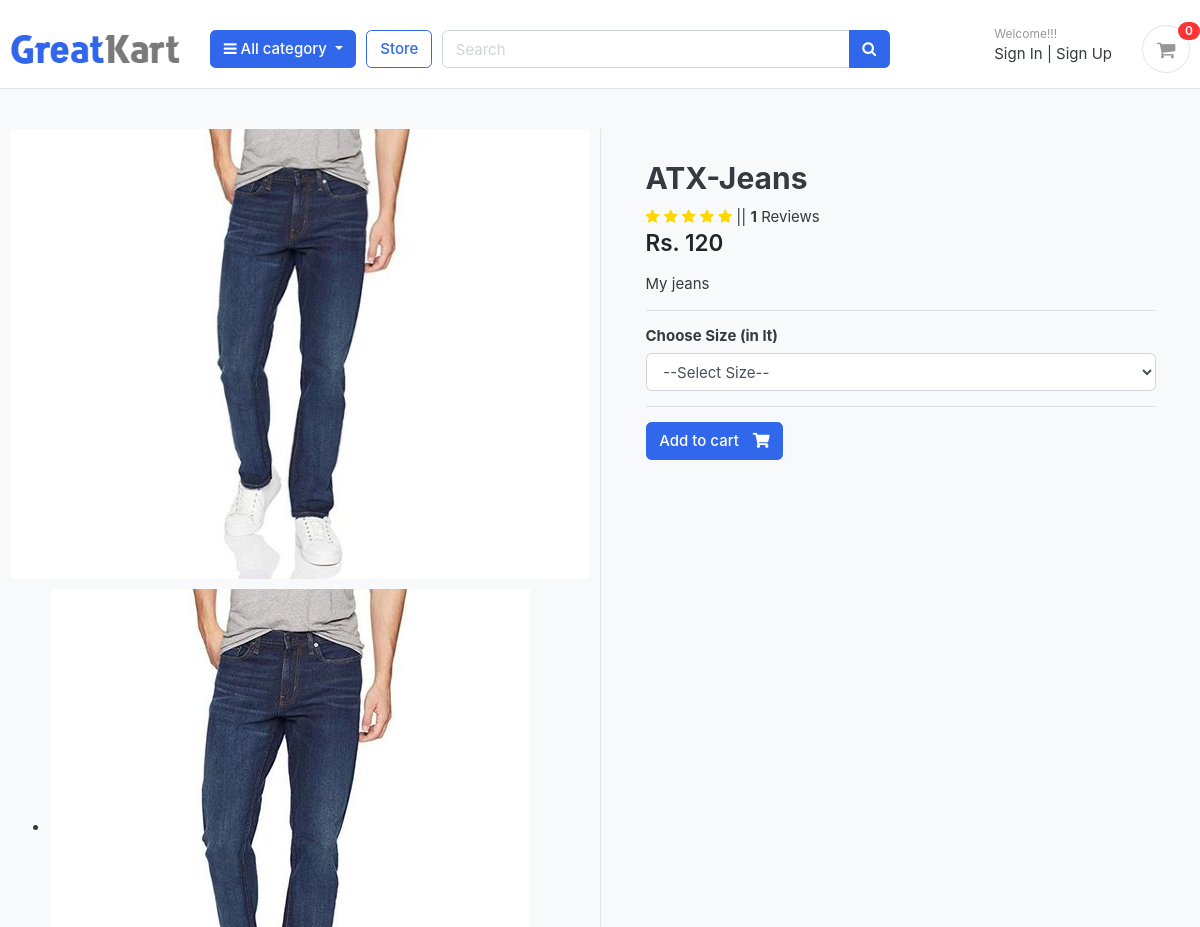
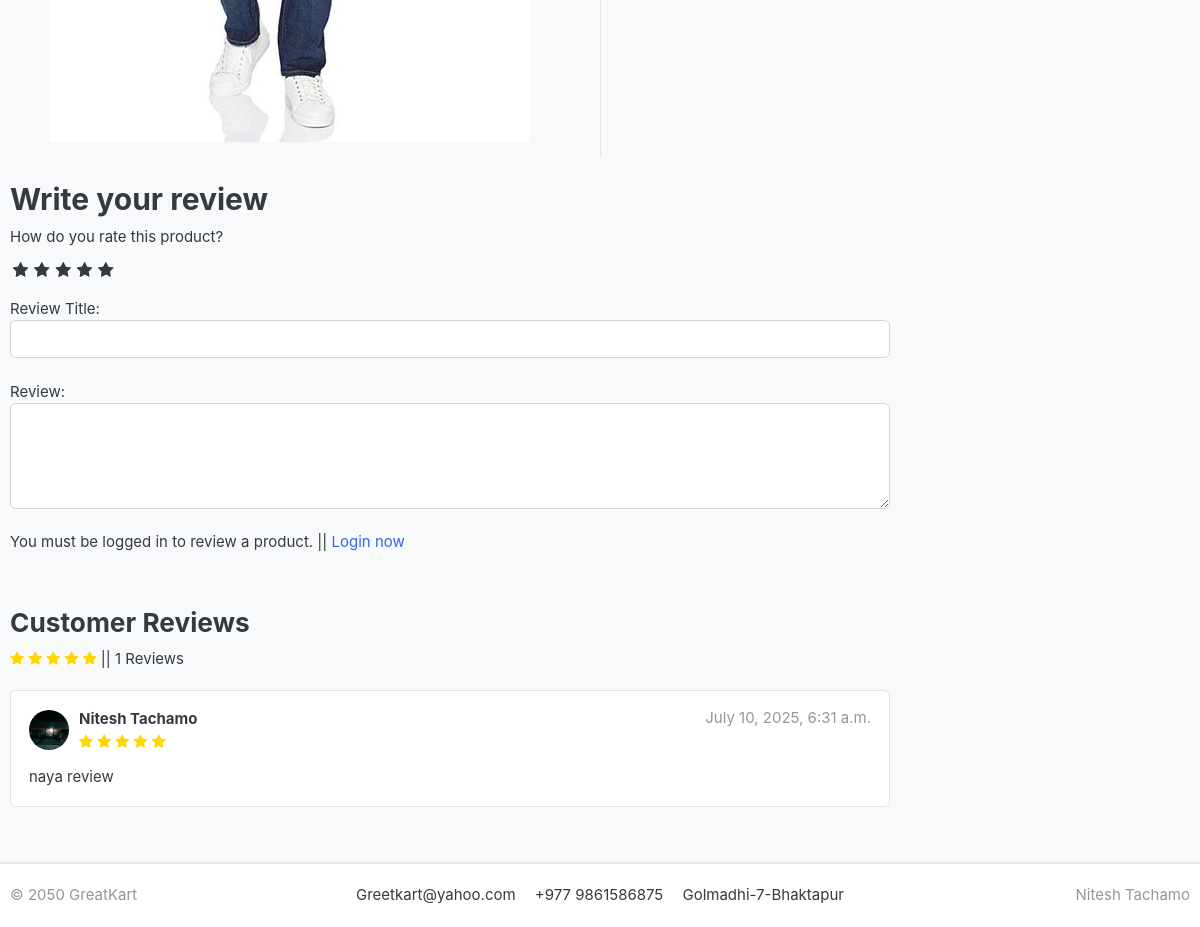
Screenshot of /store/category/shoes/atx-jeans/ with the database file from the repository (2 pictures, top to bottom).
### store/models.py (models this page shows, shortened)
class Product(models.Model):
    product_name=models.CharField(max_length=200,unique=True)
    slug=models.SlugField(max_length=255,unique=True)
    description =models.TextField(max_length=500,blank=True)
    price=models.IntegerField()
    images=models.ImageField(upload_to='photos/products')
    stock=models.IntegerField()
    is_available=models.BooleanField(default=True)
    category =models.ForeignKey(Category,on_delete=models.CASCADE)
    created_date=models.DateTimeField(auto_now_add=True)
    modified_date=models.DateTimeField(auto_now=True)
    rating = models.FloatField(default=0.0)  # Out of 5
    click_count = models.PositiveIntegerField(default=0)
    def averageReview(self):
        reviews = ReviewRating.objects.filter(product=self, status=True).aggregate(average=Avg('rating'))
        avg = 0
        if reviews['average'] is not None:
            avg = float(reviews['average'])
        return avg
    def countReview(self):
        return ReviewRating.objects.filter(product=self, status=True).count()

class ReviewRating(models.Model):
    product=models.ForeignKey(Product,on_delete=models.CASCADE)
    user=models.ForeignKey(Account,on_delete=models.CASCADE)
    subject=models.CharField(max_length=100,blank=True)
    review=models.TextField(max_length=500,blank=True)
    rating=models.FloatField()
    ip=models.CharField(max_length=20,blank=True)
    status=models.BooleanField(default=False)
    created_at=models.DateTimeField(auto_now_add=True)
    updated_at=models.DateTimeField(auto_now=True)

### accounts/models.py (models this page shows, shortened)
class UserProfile(models.Model):
    user=models.OneToOneField(Account,on_delete=models.CASCADE)
    address_line_1=models.CharField(max_length=200,blank=True)
    address_line_2=models.CharField(max_length=200,blank=True)
    profile_picture = models.ImageField(blank=True, upload_to="userprofile/")
    city=models.CharField(blank=True,max_length=20)
    state=models.CharField(blank=True,max_length=20)
    country=models.CharField(blank=True,max_length=20)

class Account(AbstractBaseUser):
    first_name=models.CharField(max_length=50)
    last_name=models.CharField(max_length=50)
    username=models.CharField(max_length=50,unique=True)
    email=models.EmailField(max_length=100,unique=True)
    phone_number=models.CharField(max_length=50)
    date_joined=models.DateTimeField(auto_now_add=True)
    last_login=models.DateTimeField(auto_now_add=True)
    is_admin =models.BooleanField(default=False)
    is_staff =models.BooleanField(default=False)
    is_active =models.BooleanField(default=False)
    is_superadmin =models.BooleanField(default=False)
    USERNAME_FIELD='email'
    REQUIRED_FIELDS=['username','first_name','last_name']
    objects=MyAccountManager()
    def full_name(self):
        return f'{self.first_name} {self.last_name}'

### store/views.py (the view)
# urls.py: path('category/<slug:category_slug>/<slug:product_slug>/', views.product_detail, name='product_detail'),
def product_detail(request, category_slug, product_slug):
    try:
        single_product = Product.objects.get(category__slug=category_slug, slug=product_slug)
        single_product.click_count += 1
        single_product.save()
        in_cart = CartItem.objects.filter(cart__cart_id=_cart_id(request), product=single_product).exists()
    except Exception as e:
        raise e
    if request.user.is_authenticated:
        orderproduct = OrderProduct.objects.filter(user=request.user, product_id=single_product.id).exists()
    else:
        orderproduct = None
    reviews = ReviewRating.objects.filter(product_id=single_product.id, status=True)
    product_gallery = ProductGalary.objects.filter(product_id=single_product.id)
    color_variations = Variation.objects.filter(product=single_product, variation_category='color', is_active=True)
    size_variations = Variation.objects.filter(product=single_product, variation_category='size', is_active=True)
    context = {
        'single_product': single_product,
        'in_cart': in_cart,
        'orderproduct': orderproduct,
        'reviews': reviews,
        'product_gallery': product_gallery,
        'colors': color_variations,
        'sizes': size_variations,
    }
    return render(request, 'store/product_detail.html', context)

### carts/context_processors.py (called while the page is built)
def counter(request):
    cart_count=0
    if 'admin' in request.path:
        return{}
    else:
        try:
            cart=Cart.objects.filter(cart_id=_cart_id(request))
            if request.user.is_authenticated:
                cart_items=CartItem.objects.all().filter(user=request.user)
            else:
                cart_items=CartItem.objects.all().filter(cart=cart[:1])
            for cart_item in cart_items:
                cart_count += cart_item.quantity
        except Cart.DoesNotExist:
            cart_count=0
    return dict(cart_count=cart_count)

### carts/views.py (called while the page is built)
def _cart_id(request):
    cart = request.session.session_key
    if not cart:
        cart = request.session.create()
    return cart

### category/context_processors.py (called while the page is built)
def menu_links(request):
    links = Category.objects.all()
    return dict(links=links)

### category/models.py (called while the page is built)
    def get_url(self):
        return reverse('products_by_category', args=[self.slug])

### templates/store/product_detail.html (shortened to what this page needs)
{% extends 'base.html' %}
{% load static %}
{% block content %}
<section class="section-content padding-y bg">
  <div class="container">
    <div class="row">
      <div class="col-md-6">
        <article class="gallery-wrap">
          <div class="img-big-wrap mainImage">
            <center>
              <img src="{{ single_product.images.url }}" alt="Product Image" />
            </center>
          </div>
        </article>
        <ul class="thumb">
          <li>
            <a href="{{ single_product.images.url }}" class="thumbs">
              <img src="{{ single_product.images.url }}" alt="product image">
            </a>
          </li>
        </ul>
      </div>
      <div class="col-md-6 border-left">
        <form action="{% url 'add_cart' single_product.id %}" method="POST">
          <article class="content-body">
            <h2 class="title">{{ single_product.product_name }}</h2>
            <div class="rating-star">
              <span>
                <i class="fa {% if single_product.averageReview >= 1 %}fa-star{% elif single_product.averageReview >= 0.5 %}fa-star-half-o{% else %}fa-star-o{% endif %}" aria-hidden="true"></i>
                <i class="fa {% if single_product.averageReview >= 2 %}fa-star{% elif single_product.averageReview >= 1.5 %}fa-star-half-o{% else %}fa-star-o{% endif %}" aria-hidden="true"></i>
                <i class="fa {% if single_product.averageReview >= 3 %}fa-star{% elif single_product.averageReview >= 2.5 %}fa-star-half-o{% else %}fa-star-o{% endif %}" aria-hidden="true"></i>
                <i class="fa {% if single_product.averageReview >= 4 %}fa-star{% elif single_product.averageReview >= 3.5 %}fa-star-half-o{% else %}fa-star-o{% endif %}" aria-hidden="true"></i>
                <i class="fa {% if single_product.averageReview >= 5 %}fa-star{% elif single_product.averageReview >= 4.5 %}fa-star-half-o{% else %}fa-star-o{% endif %}" aria-hidden="true"></i>
                || <span><strong>{{ single_product.countReview }}</strong> Reviews</span>
              </span>
            </div>
            <div class="mb-3">
              <var class="price h4">Rs. {{ single_product.price }}</var>
            </div>
            <p>{{ single_product.description }}</p>
            <hr />
<div class="mb-3">
  <h6>Choose Size (in lt)</h6>
  <select name="size" class="form-control" required>
    <option value="" disabled selected>--Select Size--</option>
  </select>
</div>
            <hr />
            {% if single_product.stock <= 0 %}
            <h5 class="text-danger">Out of stock</h5>
            {% else %}
            <button type="submit" class="btn btn-primary">
              <span class="text">Add to cart</span>
              <i class="fas fa-shopping-cart"></i>
            </button>
            {% endif %}
          </article>
        </form>
      </div>
    </div>
    <br />
    <div class="row">
      <div class="col-md-9">
        <form action="{% url 'submit_review' single_product.id %}" method="POST">
          <h2>Write your review</h2>
          <label>How do you rate this product?</label><br>
          <div class="rate">
            <input type="radio" name="rating" id="rating10" value="5" required><label for="rating10" title="5"></label>
            <input type="radio" name="rating" id="rating8" value="4" required><label for="rating8" title="4"></label>
            <input type="radio" name="rating" id="rating6" value="3" required><label for="rating6" title="3"></label>
            <input type="radio" name="rating" id="rating4" value="2" required><label for="rating4" title="2"></label>
            <input type="radio" name="rating" id="rating2" value="1" required><label for="rating2" title="1"></label>
          </div>
          <br>
          Review Title:
          <input type="text" class="form-control" name="subject">
          <br>
          Review:
          <textarea name="review" class="form-control" rows="4"></textarea>
          <br>
          {% if user.is_authenticated %}
            {% if orderproduct %}
              <input type="submit" value="Submit Review" class="btn btn-primary">
            {% else %}
              <p>You must purchase this product to review.</p>
            {% endif %}
          {% else %}
            <p>You must be logged in to review a product. ||
              <span><a href="{% url 'login' %}">Login now</a></span>
            </p>
          {% endif %}
          <br>
        </form>
        <header class="section-heading">
      <h3>Customer Reviews</h3>
    <div class="rating-star">
      <span>
        <i class="fa {% if single_product.averageReview >= 1 %}fa-star{% elif single_product.averageReview >= 0.5 %}fa-star-half-o{% else %}fa-star-o{% endif %}" aria-hidden="true"></i>
        <i class="fa {% if single_product.averageReview >= 2 %}fa-star{% elif single_product.averageReview >= 1.5 %}fa-star-half-o{% else %}fa-star-o{% endif %}" aria-hidden="true"></i>
        <i class="fa {% if single_product.averageReview >= 3 %}fa-star{% elif single_product.averageReview >= 2.5 %}fa-star-half-o{% else %}fa-star-o{% endif %}" aria-hidden="true"></i>
        <i class="fa {% if single_product.averageReview >= 4 %}fa-star{% elif single_product.averageReview >= 3.5 %}fa-star-half-o{% else %}fa-star-o{% endif %}" aria-hidden="true"></i>
        <i class="fa {% if single_product.averageReview >= 5 %}fa-star{% elif single_product.averageReview >= 4.5 %}fa-star-half-o{% else %}fa-star-o{% endif %}" aria-hidden="true"></i>
        || <span>{{single_product.countReview}} Reviews</span>
      </span>
    </div>
        </header>
    {% for review in reviews %}
    <article class="box mb-3">
      <div class="icontext w-100">
        <img
      src="{% if review.user.userprofile.profile_picture %}{{ review.user.userprofile.profile_picture.url }}{% else %}{% static 'images/avatars/avatar1.jpg' %}{% endif %}"
      class="img-xs icon rounded-circle"
      alt="Customer Avatar"
    />
        <div class="text">
          <span class="date text-muted float-md-right">{{review.updated_at}}</span>
          <h6 class="mb-1">{{review.user.full_name}}</h6>
        <div class="rating-star">
          <span>
            <i class="fa {% if review.rating >= 1 %}fa-star{% elif review.rating >= 0.5 %}fa-star-half-o{% else %}fa-star-o{% endif %}" aria-hidden="true"></i>
            <i class="fa {% if review.rating >= 2 %}fa-star{% elif review.rating >= 1.5 %}fa-star-half-o{% else %}fa-star-o{% endif %}" aria-hidden="true"></i>
            <i class="fa {% if review.rating >= 3 %}fa-star{% elif review.rating >= 2.5 %}fa-star-half-o{% else %}fa-star-o{% endif %}" aria-hidden="true"></i>
            <i class="fa {% if review.rating >= 4 %}fa-star{% elif review.rating >= 3.5 %}fa-star-half-o{% else %}fa-star-o{% endif %}" aria-hidden="true"></i>
            <i class="fa {% if review.rating >= 5 %}fa-star{% elif review.rating >= 4.5 %}fa-star-half-o{% else %}fa-star-o{% endif %}" aria-hidden="true"></i>
          </span>
        </div>
        </div>
      </div>
      <div class="mt-3">
        <p>
          {{review.review}}
        </p>
      </div>
    </article>
    {% endfor %}
  </div>
</div>
  </div>
</section>
{% endblock %}

### GreetKart/static/css/ui.css (style rules this page uses)
html { font-family: "Inter", sans-serif; font-size: 15px; }
.content-body { flex: 1 1 auto; padding: 2rem 2.3rem; }
.img-xs, .img-sm, .img-md, .img-lg { -o-object-fit: cover; object-fit: cover; flex-shrink: 0; flex-grow: 0; }
.img-xs { width: 40px; height: 40px; }
.padding-y { padding-top: 40px; padding-bottom: 40px; }
var { font-style: normal; }
article:after, .form-group:after { display: block; clear: both; content: ""; }
.bg { background-color: #f8f9fa; }
.section-heading { margin-bottom: 20px; margin-top: 15px; }
p:last-child { margin-bottom: 0; }
.btn .text + i { margin-left: 10px; }
.icontext { display: inline-flex; align-items: center; vertical-align: middle; }
.icontext .text { width: 100%; line-height: 1.2; }
.icontext .icon { position: relative; margin-right: 10px; flex-shrink: 0; flex-grow: 0; }
.price { font-weight: 600; color: #212529; }
.box { padding: 18px; background: #fff; border-radius: 0.37rem; border: 1px solid #e4e4e4; }
.box img { max-width: 100%; }
.gallery-wrap .img-big-wrap { margin-bottom: 10px; border-radius: 0.37rem; overflow: hidden; background-color: #fff; }
.gallery-wrap .img-big-wrap img { height: 450px; width: auto; display: inline-block; }

### GreetKart/static/css/custom.css (style rules this page uses)
.rate { display: inline-block; border: 0; }
.rate>label { float: right; }
.rate>label:before { display: inline-block; font-size: 1.1rem; font-family: FontAwesome; content: "\f005"; margin: 0; padding: 0.3rem .2rem; cursor: pointer; }
.rating-star i { color: gold !important; }

### rows the page displays
Product: images (picture), product_name "ATX-Jeans", countReview "1", price "120", description "My jeans"
ReviewRating: user.profile_picture (picture), updated_at "July 10, 2025, 6:31 a.m.", user.full_name "Nitesh Tachamo", review "naya review"

### other values shown
{{ cart_count }} "0"
